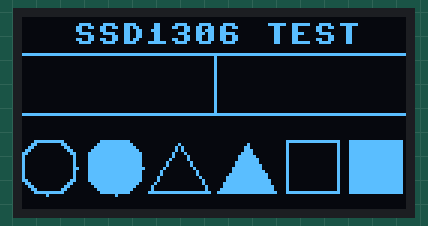
Simulated run of this program. Board: Raspberry Pi Pico running MicroPython. On the bench: 128×64 one-colour display. Library files of the repository ran but are not shown: ssd1306.py; what the program prints to the serial console is not drawn.

Above: at 0.3 s.

The program:

lcd2.py
```python
from machine import Pin, I2C  # 入出力モジュール
import ssd1306                # 液晶表示器用ライブラリ
import math                   # 数学関数

# I2C設定 (I2C識別ID 0or1, SDA, SCL)
i2c = I2C(0, scl=Pin(1), sda=Pin(0), freq=200000)
display = ssd1306.SSD1306_I2C(128, 64, i2c)

# 使用するSSD1306のアドレス取得表示（通常は0x3C）
display = i2c.scan()
print( "OLED I2C Address :" + hex(display[0]) )

# ディスプレイ設定（幅, 高さ, 通信仕様）
display = ssd1306.SSD1306_I2C(128, 64, i2c)

# 円描画関数（三角関数を使用）
def circle(x, y, l, color):
    for r in range(360):
        display.pixel(int(x + l * math.cos(math.radians(r))), int(y - l * math.sin(math.radians(r))), color)

# 塗り潰し円描画関数（三角関数を使用）
def fill_circle(x, y, l, color):
    for r in range(360):
        display.line(x, y, int(x + l * math.cos(math.radians(r))), int(y - l * math.sin(math.radians(r))), color)

# 三角描画関数（線で描画）
def triangle(x1, y1, x2, y2, x3, y3, color):
    display.line(x1, y1, x2, y2, color)  # 指定座標から指定座標までの線
    display.line(x2, y2, x3, y3, color)  # 指定座標から指定座標までの線
    display.line(x1, y1, x3, y3, color)  # 指定座標から指定座標までの線

# 塗り潰し三角（正三角形）描画関数（三角関数を使用）
def fill_triangle(x, y, l, color):
    for i in range(int(l/2 * math.tan(math.radians(60)))):
        h = l/2 * math.tan(math.radians(60))  # 高さ
        display.hline(x + math.ceil((i*l/h)/2), y - i, l - math.ceil(i*l/h), color) # 指定座標から塗り潰し三角

# 以下繰り返し
while True:
    # 液晶画面表示内容設定
    display.fill(0) # 表示内容消去
    display.text('SSD1306 TEST', 17, 2, True)  # ('内容', x, y, 色) テキスト表示
    display.hline(0, 12, 128, True)            # (x, y, 長さ, 色) 指定座標から横線
    display.vline(64, 12, 20, True)            # (x, y, 長さ, 色) 指定座標から 縦線
    display.line(0, 32, 128, 32, True)         # (x1, y1, x2, y2, 色) 指定座標1から指定座標2までの線
    display.rect(88, 41, 18, 18, True)         # (x, y, 幅, 高さ, 色)指定座標に四角
    display.fill_rect(109, 41, 18, 18, True)   # (x, y, 幅, 高さ, 色)指定座標に 塗り潰し四角

    # 以下自作関数で描画
    circle(9, 50, 9, True)                 # (x, y, 半径, 色) 円描画関数呼び出し
    fill_circle(31, 50, 9, True)           # (x, y, 半径, 色) 塗り潰し円を描画関数呼び出し
    triangle(42, 58, 52, 42, 62, 58, True) # (x1, y1, x1, y1, x1, y1, 色) 三角描画関数呼び出し
    fill_triangle(65, 58, 20, True)        # (x, y, 底辺長さ, 色) 塗り潰し三角（※正三角形）


    # 設定した内容を表示
    display.show()
```
